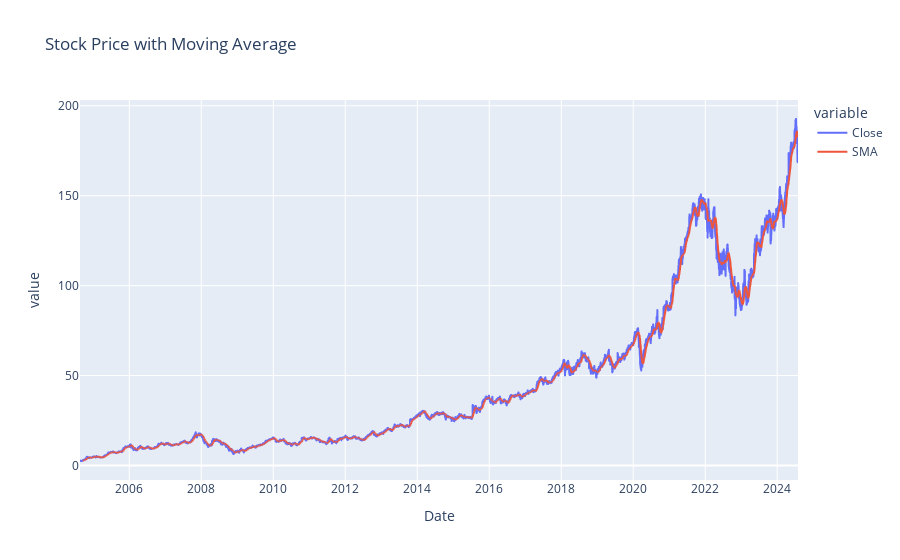

This figure's notebook cell:
### Code cell
fa.plot_stock_data()

### Figure 1 — Plotly figure (JSON) as saved in the notebook; plotly's stock layout.template omitted (floating-point values rounded to 4 significant figures; data arrays with more than 128 entries replaced by an {"elided": "..."} marker saying what was removed)
{"data": [{"hovertemplate": "variable=Close<br>Date=%{x}<br>value=%{y}<extra></extra>", "legendgroup": "Close", "line": {"color": "#636efa", "dash": "solid"}, "marker": {"symbol": "circle"}, "mode": "lines", "name": "Close", "showlegend": true, "type": "scattergl", "x": {"elided": "5020 str values"}, "xaxis": "x", "y": {"elided": "5020 float values"}, "yaxis": "y"}, {"hovertemplate": "variable=SMA<br>Date=%{x}<br>value=%{y}<extra></extra>", "legendgroup": "SMA", "line": {"color": "#EF553B", "dash": "solid"}, "marker": {"symbol": "circle"}, "mode": "lines", "name": "SMA", "showlegend": true, "type": "scattergl", "x": {"elided": "5020 str values"}, "xaxis": "x", "y": {"elided": "5020 float values"}, "yaxis": "y"}], "layout": {"legend": {"title": {"text": "variable"}, "tracegroupgap": 0}, "title": {"text": "Stock Price with Moving Average"}, "xaxis": {"anchor": "y", "domain": [0, 1], "title": {"text": "Date"}}, "yaxis": {"anchor": "x", "domain": [0, 1], "title": {"text": "value"}}}}
